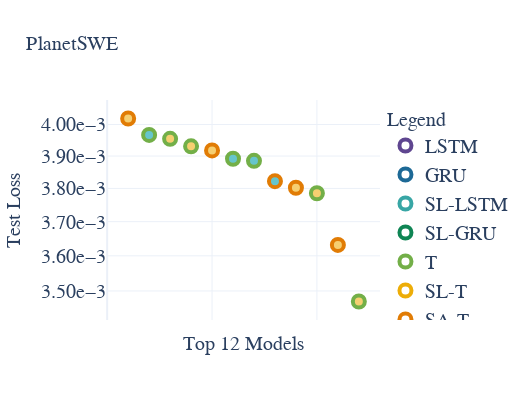
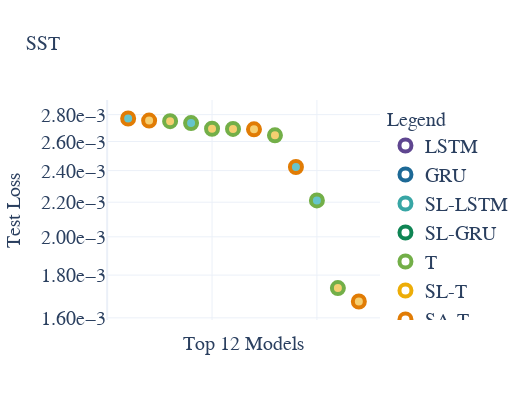
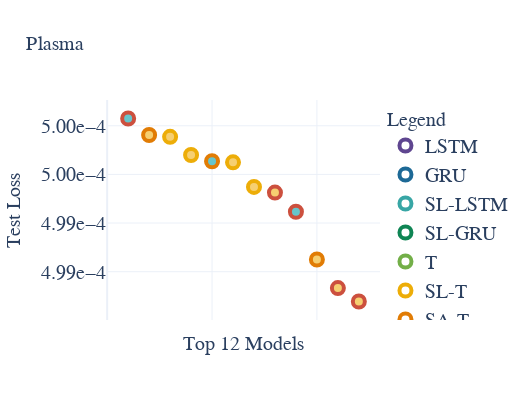

The notebook cell these images were saved under, in order:
### Code cell
f = Figlet(font='ogre')
for dataset in ['planetswe', 'sst', 'plasma']:
    best_result = helpers.get_top_N_models_by_loss(dataset, pickle_dir, N=1)
    print(best_result)
    plots.plot_model_results_scatter(results, dataset, 12, save=True, fname=f"{dataset}_scatter",
                                     title_fontsize=20, axes_fontsize=20, legend_fontsize=20)

### Figure 1 — Plotly figure (JSON) as saved in the notebook; plotly's stock layout.template omitted (floating-point values rounded to 4 significant figures)
{"data": [{"marker": {"color": "white", "line": {"color": "#5F4690", "width": 4}, "size": 12}, "mode": "markers", "name": "LSTM", "showlegend": true, "type": "scatter", "x": [null], "y": [null]}, {"marker": {"color": "white", "line": {"color": "#1D6996", "width": 4}, "size": 12}, "mode": "markers", "name": "GRU", "showlegend": true, "type": "scatter", "x": [null], "y": [null]}, {"marker": {"color": "white", "line": {"color": "#38A6A5", "width": 4}, "size": 12}, "mode": "markers", "name": "SL-LSTM", "showlegend": true, "type": "scatter", "x": [null], "y": [null]}, {"marker": {"color": "white", "line": {"color": "#0F8554", "width": 4}, "size": 12}, "mode": "markers", "name": "SL-GRU", "showlegend": true, "type": "scatter", "x": [null], "y": [null]}, {"marker": {"color": "white", "line": {"color": "#73AF48", "width": 4}, "size": 12}, "mode": "markers", "name": "T", "showlegend": true, "type": "scatter", "x": [null], "y": [null]}, {"marker": {"color": "white", "line": {"color": "#EDAD08", "width": 4}, "size": 12}, "mode": "markers", "name": "SL-T", "showlegend": true, "type": "scatter", "x": [null], "y": [null]}, {"marker": {"color": "white", "line": {"color": "#E17C05", "width": 4}, "size": 12}, "mode": "markers", "name": "SA-T", "showlegend": true, "type": "scatter", "x": [null], "y": [null]}, {"marker": {"color": "white", "line": {"color": "#CC503E", "width": 4}, "size": 12}, "mode": "markers", "name": "SASL-T", "showlegend": true, "type": "scatter", "x": [null], "y": [null]}, {"marker": {"color": "#66C5CC", "line": {"color": "white", "width": 4}, "size": 12}, "mode": "markers", "name": "MLP", "showlegend": true, "type": "scatter", "x": [null], "y": [null]}, {"marker": {"color": "#F6CF71", "line": {"color": "white", "width": 4}, "size": 12}, "mode": "markers", "name": "CNN", "showlegend": true, "type": "scatter", "x": [null], "y": [null]}, {"hovertemplate": "Encoder: sindy_attention_transformer (x4)<br>Decoder: unet (x1)<br>LR: 1.00e-03<br>Test Loss: 4.02e-03<br><extra></extra>", "marker": {"color": "#F6CF71", "line": {"color": "#E17C05", "width": 4}, "size": 12}, "mode": "markers", "name": "sindy_attention_transformer-unet", "showlegend": false, "type": "scatter", "x": [1], "y": [0.004019]}, {"hovertemplate": "Encoder: vanilla_transformer (x2)<br>Decoder: mlp (x1)<br>LR: 1.00e-03<br>Test Loss: 3.97e-03<br><extra></extra>", "marker": {"color": "#66C5CC", "line": {"color": "#73AF48", "width": 4}, "size": 12}, "mode": "markers", "name": "vanilla_transformer-mlp", "showlegend": false, "type": "scatter", "x": [2], "y": [0.003967]}, {"hovertemplate": "Encoder: vanilla_transformer (x3)<br>Decoder: unet (x1)<br>LR: 1.00e-03<br>Test Loss: 3.95e-03<br><extra></extra>", "marker": {"color": "#F6CF71", "line": {"color": "#73AF48", "width": 4}, "size": 12}, "mode": "markers", "name": "vanilla_transformer-unet", "showlegend": false, "type": "scatter", "x": [3], "y": [0.003954]}, {"hovertemplate": "Encoder: vanilla_transformer (x4)<br>Decoder: unet (x1)<br>LR: 1.00e-03<br>Test Loss: 3.93e-03<br><extra></extra>", "marker": {"color": "#F6CF71", "line": {"color": "#73AF48", "width": 4}, "size": 12}, "mode": "markers", "name": "vanilla_transformer-unet", "showlegend": false, "type": "scatter", "x": [4], "y": [0.00393]}, {"hovertemplate": "Encoder: sindy_attention_transformer (x3)<br>Decoder: unet (x1)<br>LR: 1.00e-03<br>Test Loss: 3.92e-03<br><extra></extra>", "marker": {"color": "#F6CF71", "line": {"color": "#E17C05", "width": 4}, "size": 12}, "mode": "markers", "name": "sindy_attention_transformer-unet", "showlegend": false, "type": "scatter", "x": [5], "y": [0.003917]}, {"hovertemplate": "Encoder: vanilla_transformer (x1)<br>Decoder: mlp (x1)<br>LR: 1.00e-03<br>Test Loss: 3.89e-03<br><extra></extra>", "marker": {"color": "#66C5CC", "line": {"color": "#73AF48", "width": 4}, "size": 12}, "mode": "markers", "name": "vanilla_transformer-mlp", "showlegend": false, "type": "scatter", "x": [6], "y": [0.003892]}, {"hovertemplate": "Encoder: vanilla_transformer (x1)<br>Decoder: mlp (x1)<br>LR: 1.00e-02<br>Test Loss: 3.89e-03<br><extra></extra>", "marker": {"color": "#66C5CC", "line": {"color": "#73AF48", "width": 4}, "size": 12}, "mode": "markers", "name": "vanilla_transformer-mlp", "showlegend": false, "type": "scatter", "x": [7], "y": [0.003885]}, {"hovertemplate": "Encoder: sindy_attention_transformer (x1)<br>Decoder: mlp (x1)<br>LR: 1.00e-03<br>Test Loss: 3.82e-03<br><extra></extra>", "marker": {"color": "#66C5CC", "line": {"color": "#E17C05", "width": 4}, "size": 12}, "mode": "markers", "name": "sindy_attention_transformer-mlp", "showlegend": false, "type": "scatter", "x": [8], "y": [0.003822]}, {"hovertemplate": "Encoder: sindy_attention_transformer (x2)<br>Decoder: unet (x1)<br>LR: 1.00e-03<br>Test Loss: 3.80e-03<br><extra></extra>", "marker": {"color": "#F6CF71", "line": {"color": "#E17C05", "width": 4}, "size": 12}, "mode": "markers", "name": "sindy_attention_transformer-unet", "showlegend": false, "type": "scatter", "x": [9], "y": [0.003802]}, {"hovertemplate": "Encoder: vanilla_transformer (x2)<br>Decoder: unet (x1)<br>LR: 1.00e-03<br>Test Loss: 3.79e-03<br><extra></extra>", "marker": {"color": "#F6CF71", "line": {"color": "#73AF48", "width": 4}, "size": 12}, "mode": "markers", "name": "vanilla_transformer-unet", "showlegend": false, "type": "scatter", "x": [10], "y": [0.003785]}, {"hovertemplate": "Encoder: sindy_attention_transformer (x1)<br>Decoder: unet (x1)<br>LR: 1.00e-03<br>Test Loss: 3.63e-03<br><extra></extra>", "marker": {"color": "#F6CF71", "line": {"color": "#E17C05", "width": 4}, "size": 12}, "mode": "markers", "name": "sindy_attention_transformer-unet", "showlegend": false, "type": "scatter", "x": [11], "y": [0.003632]}, {"hovertemplate": "Encoder: vanilla_transformer (x1)<br>Decoder: unet (x1)<br>LR: 1.00e-03<br>Test Loss: 3.47e-03<br><extra></extra>", "marker": {"color": "#F6CF71", "line": {"color": "#73AF48", "width": 4}, "size": 12}, "mode": "markers", "name": "vanilla_transformer-unet", "showlegend": false, "type": "scatter", "x": [12], "y": [0.003471]}], "layout": {"font": {"family": "Times New Roman"}, "height": 400, "hovermode": "closest", "legend": {"font": {"family": "Times New Roman", "size": 20}, "title": {"font": {"family": "Times New Roman", "size": 20}, "text": "Legend"}}, "showlegend": true, "title": {"font": {"family": "Times New Roman", "size": 20}, "text": "PlanetSWE"}, "width": 525, "xaxis": {"showticklabels": false, "tickfont": {"family": "Times New Roman", "size": 20}, "title": {"font": {"family": "Times New Roman", "size": 20}, "text": "Top 12 Models"}}, "yaxis": {"exponentformat": "E", "nticks": 5, "tickfont": {"family": "Times New Roman", "size": 20}, "tickformat": "1.2e", "title": {"font": {"family": "Times New Roman", "size": 20}, "text": "Test Loss"}, "type": "log"}}}

### Figure 2 — Plotly figure (JSON) as saved in the notebook; plotly's stock layout.template omitted (floating-point values rounded to 4 significant figures)
{"data": [{"marker": {"color": "white", "line": {"color": "#5F4690", "width": 4}, "size": 12}, "mode": "markers", "name": "LSTM", "showlegend": true, "type": "scatter", "x": [null], "y": [null]}, {"marker": {"color": "white", "line": {"color": "#1D6996", "width": 4}, "size": 12}, "mode": "markers", "name": "GRU", "showlegend": true, "type": "scatter", "x": [null], "y": [null]}, {"marker": {"color": "white", "line": {"color": "#38A6A5", "width": 4}, "size": 12}, "mode": "markers", "name": "SL-LSTM", "showlegend": true, "type": "scatter", "x": [null], "y": [null]}, {"marker": {"color": "white", "line": {"color": "#0F8554", "width": 4}, "size": 12}, "mode": "markers", "name": "SL-GRU", "showlegend": true, "type": "scatter", "x": [null], "y": [null]}, {"marker": {"color": "white", "line": {"color": "#73AF48", "width": 4}, "size": 12}, "mode": "markers", "name": "T", "showlegend": true, "type": "scatter", "x": [null], "y": [null]}, {"marker": {"color": "white", "line": {"color": "#EDAD08", "width": 4}, "size": 12}, "mode": "markers", "name": "SL-T", "showlegend": true, "type": "scatter", "x": [null], "y": [null]}, {"marker": {"color": "white", "line": {"color": "#E17C05", "width": 4}, "size": 12}, "mode": "markers", "name": "SA-T", "showlegend": true, "type": "scatter", "x": [null], "y": [null]}, {"marker": {"color": "white", "line": {"color": "#CC503E", "width": 4}, "size": 12}, "mode": "markers", "name": "SASL-T", "showlegend": true, "type": "scatter", "x": [null], "y": [null]}, {"marker": {"color": "#66C5CC", "line": {"color": "white", "width": 4}, "size": 12}, "mode": "markers", "name": "MLP", "showlegend": true, "type": "scatter", "x": [null], "y": [null]}, {"marker": {"color": "#F6CF71", "line": {"color": "white", "width": 4}, "size": 12}, "mode": "markers", "name": "CNN", "showlegend": true, "type": "scatter", "x": [null], "y": [null]}, {"hovertemplate": "Encoder: sindy_attention_transformer (x1)<br>Decoder: mlp (x1)<br>LR: 1.00e-03<br>Test Loss: 2.77e-03<br><extra></extra>", "marker": {"color": "#66C5CC", "line": {"color": "#E17C05", "width": 4}, "size": 12}, "mode": "markers", "name": "sindy_attention_transformer-mlp", "showlegend": false, "type": "scatter", "x": [1], "y": [0.00277]}, {"hovertemplate": "Encoder: sindy_attention_transformer (x2)<br>Decoder: unet (x1)<br>LR: 1.00e-03<br>Test Loss: 2.75e-03<br><extra></extra>", "marker": {"color": "#F6CF71", "line": {"color": "#E17C05", "width": 4}, "size": 12}, "mode": "markers", "name": "sindy_attention_transformer-unet", "showlegend": false, "type": "scatter", "x": [2], "y": [0.002754]}, {"hovertemplate": "Encoder: vanilla_transformer (x3)<br>Decoder: unet (x1)<br>LR: 1.00e-03<br>Test Loss: 2.75e-03<br><extra></extra>", "marker": {"color": "#F6CF71", "line": {"color": "#73AF48", "width": 4}, "size": 12}, "mode": "markers", "name": "vanilla_transformer-unet", "showlegend": false, "type": "scatter", "x": [3], "y": [0.00275]}, {"hovertemplate": "Encoder: vanilla_transformer (x1)<br>Decoder: mlp (x1)<br>LR: 1.00e-03<br>Test Loss: 2.74e-03<br><extra></extra>", "marker": {"color": "#66C5CC", "line": {"color": "#73AF48", "width": 4}, "size": 12}, "mode": "markers", "name": "vanilla_transformer-mlp", "showlegend": false, "type": "scatter", "x": [4], "y": [0.002735]}, {"hovertemplate": "Encoder: vanilla_transformer (x2)<br>Decoder: unet (x1)<br>LR: 1.00e-03<br>Test Loss: 2.69e-03<br><extra></extra>", "marker": {"color": "#F6CF71", "line": {"color": "#73AF48", "width": 4}, "size": 12}, "mode": "markers", "name": "vanilla_transformer-unet", "showlegend": false, "type": "scatter", "x": [5], "y": [0.002693]}, {"hovertemplate": "Encoder: vanilla_transformer (x4)<br>Decoder: unet (x1)<br>LR: 1.00e-03<br>Test Loss: 2.69e-03<br><extra></extra>", "marker": {"color": "#F6CF71", "line": {"color": "#73AF48", "width": 4}, "size": 12}, "mode": "markers", "name": "vanilla_transformer-unet", "showlegend": false, "type": "scatter", "x": [6], "y": [0.002692]}, {"hovertemplate": "Encoder: sindy_attention_transformer (x1)<br>Decoder: unet (x1)<br>LR: 1.00e-03<br>Test Loss: 2.69e-03<br><extra></extra>", "marker": {"color": "#F6CF71", "line": {"color": "#E17C05", "width": 4}, "size": 12}, "mode": "markers", "name": "sindy_attention_transformer-unet", "showlegend": false, "type": "scatter", "x": [7], "y": [0.002689]}, {"hovertemplate": "Encoder: vanilla_transformer (x1)<br>Decoder: unet (x1)<br>LR: 1.00e-03<br>Test Loss: 2.65e-03<br><extra></extra>", "marker": {"color": "#F6CF71", "line": {"color": "#73AF48", "width": 4}, "size": 12}, "mode": "markers", "name": "vanilla_transformer-unet", "showlegend": false, "type": "scatter", "x": [8], "y": [0.002645]}, {"hovertemplate": "Encoder: sindy_attention_transformer (x1)<br>Decoder: mlp (x1)<br>LR: 1.00e-02<br>Test Loss: 2.42e-03<br><extra></extra>", "marker": {"color": "#66C5CC", "line": {"color": "#E17C05", "width": 4}, "size": 12}, "mode": "markers", "name": "sindy_attention_transformer-mlp", "showlegend": false, "type": "scatter", "x": [9], "y": [0.002424]}, {"hovertemplate": "Encoder: vanilla_transformer (x1)<br>Decoder: mlp (x1)<br>LR: 1.00e-02<br>Test Loss: 2.21e-03<br><extra></extra>", "marker": {"color": "#66C5CC", "line": {"color": "#73AF48", "width": 4}, "size": 12}, "mode": "markers", "name": "vanilla_transformer-mlp", "showlegend": false, "type": "scatter", "x": [10], "y": [0.002211]}, {"hovertemplate": "Encoder: vanilla_transformer (x1)<br>Decoder: unet (x1)<br>LR: 1.00e-02<br>Test Loss: 1.74e-03<br><extra></extra>", "marker": {"color": "#F6CF71", "line": {"color": "#73AF48", "width": 4}, "size": 12}, "mode": "markers", "name": "vanilla_transformer-unet", "showlegend": false, "type": "scatter", "x": [11], "y": [0.001737]}, {"hovertemplate": "Encoder: sindy_attention_transformer (x1)<br>Decoder: unet (x1)<br>LR: 1.00e-02<br>Test Loss: 1.67e-03<br><extra></extra>", "marker": {"color": "#F6CF71", "line": {"color": "#E17C05", "width": 4}, "size": 12}, "mode": "markers", "name": "sindy_attention_transformer-unet", "showlegend": false, "type": "scatter", "x": [12], "y": [0.001674]}], "layout": {"font": {"family": "Times New Roman"}, "height": 400, "hovermode": "closest", "legend": {"font": {"family": "Times New Roman", "size": 20}, "title": {"font": {"family": "Times New Roman", "size": 20}, "text": "Legend"}}, "showlegend": true, "title": {"font": {"family": "Times New Roman", "size": 20}, "text": "SST"}, "width": 525, "xaxis": {"showticklabels": false, "tickfont": {"family": "Times New Roman", "size": 20}, "title": {"font": {"family": "Times New Roman", "size": 20}, "text": "Top 12 Models"}}, "yaxis": {"exponentformat": "E", "nticks": 5, "tickfont": {"family": "Times New Roman", "size": 20}, "tickformat": "1.2e", "title": {"font": {"family": "Times New Roman", "size": 20}, "text": "Test Loss"}, "type": "log"}}}

### Figure 3 — Plotly figure (JSON) as saved in the notebook; plotly's stock layout.template omitted (floating-point values rounded to 4 significant figures)
{"data": [{"marker": {"color": "white", "line": {"color": "#5F4690", "width": 4}, "size": 12}, "mode": "markers", "name": "LSTM", "showlegend": true, "type": "scatter", "x": [null], "y": [null]}, {"marker": {"color": "white", "line": {"color": "#1D6996", "width": 4}, "size": 12}, "mode": "markers", "name": "GRU", "showlegend": true, "type": "scatter", "x": [null], "y": [null]}, {"marker": {"color": "white", "line": {"color": "#38A6A5", "width": 4}, "size": 12}, "mode": "markers", "name": "SL-LSTM", "showlegend": true, "type": "scatter", "x": [null], "y": [null]}, {"marker": {"color": "white", "line": {"color": "#0F8554", "width": 4}, "size": 12}, "mode": "markers", "name": "SL-GRU", "showlegend": true, "type": "scatter", "x": [null], "y": [null]}, {"marker": {"color": "white", "line": {"color": "#73AF48", "width": 4}, "size": 12}, "mode": "markers", "name": "T", "showlegend": true, "type": "scatter", "x": [null], "y": [null]}, {"marker": {"color": "white", "line": {"color": "#EDAD08", "width": 4}, "size": 12}, "mode": "markers", "name": "SL-T", "showlegend": true, "type": "scatter", "x": [null], "y": [null]}, {"marker": {"color": "white", "line": {"color": "#E17C05", "width": 4}, "size": 12}, "mode": "markers", "name": "SA-T", "showlegend": true, "type": "scatter", "x": [null], "y": [null]}, {"marker": {"color": "white", "line": {"color": "#CC503E", "width": 4}, "size": 12}, "mode": "markers", "name": "SASL-T", "showlegend": true, "type": "scatter", "x": [null], "y": [null]}, {"marker": {"color": "#66C5CC", "line": {"color": "white", "width": 4}, "size": 12}, "mode": "markers", "name": "MLP", "showlegend": true, "type": "scatter", "x": [null], "y": [null]}, {"marker": {"color": "#F6CF71", "line": {"color": "white", "width": 4}, "size": 12}, "mode": "markers", "name": "CNN", "showlegend": true, "type": "scatter", "x": [null], "y": [null]}, {"hovertemplate": "Encoder: sindy_attention_sindy_loss_transformer (x3)<br>Decoder: mlp (x1)<br>LR: 1.00e-03<br>Test Loss: 5.00e-04<br><extra></extra>", "marker": {"color": "#66C5CC", "line": {"color": "#CC503E", "width": 4}, "size": 12}, "mode": "markers", "name": "sindy_attention_sindy_loss_transformer-mlp", "showlegend": false, "type": "scatter", "x": [1], "y": [0.0005001]}, {"hovertemplate": "Encoder: sindy_attention_transformer (x1)<br>Decoder: unet (x1)<br>LR: 1.00e-03<br>Test Loss: 5.00e-04<br><extra></extra>", "marker": {"color": "#F6CF71", "line": {"color": "#E17C05", "width": 4}, "size": 12}, "mode": "markers", "name": "sindy_attention_transformer-unet", "showlegend": false, "type": "scatter", "x": [2], "y": [0.0004999]}, {"hovertemplate": "Encoder: sindy_loss_transformer (x4)<br>Decoder: unet (x1)<br>LR: 1.00e-03<br>Test Loss: 5.00e-04<br><extra></extra>", "marker": {"color": "#F6CF71", "line": {"color": "#EDAD08", "width": 4}, "size": 12}, "mode": "markers", "name": "sindy_loss_transformer-unet", "showlegend": false, "type": "scatter", "x": [3], "y": [0.0004999]}, {"hovertemplate": "Encoder: sindy_loss_transformer (x2)<br>Decoder: unet (x1)<br>LR: 1.00e-03<br>Test Loss: 5.00e-04<br><extra></extra>", "marker": {"color": "#F6CF71", "line": {"color": "#EDAD08", "width": 4}, "size": 12}, "mode": "markers", "name": "sindy_loss_transformer-unet", "showlegend": false, "type": "scatter", "x": [4], "y": [0.0004997]}, {"hovertemplate": "Encoder: sindy_attention_transformer (x2)<br>Decoder: mlp (x1)<br>LR: 1.00e-03<br>Test Loss: 5.00e-04<br><extra></extra>", "marker": {"color": "#66C5CC", "line": {"color": "#E17C05", "width": 4}, "size": 12}, "mode": "markers", "name": "sindy_attention_transformer-mlp", "showlegend": false, "type": "scatter", "x": [5], "y": [0.0004996]}, {"hovertemplate": "Encoder: sindy_loss_transformer (x1)<br>Decoder: unet (x1)<br>LR: 1.00e-03<br>Test Loss: 5.00e-04<br><extra></extra>", "marker": {"color": "#F6CF71", "line": {"color": "#EDAD08", "width": 4}, "size": 12}, "mode": "markers", "name": "sindy_loss_transformer-unet", "showlegend": false, "type": "scatter", "x": [6], "y": [0.0004996]}, {"hovertemplate": "Encoder: sindy_loss_transformer (x3)<br>Decoder: unet (x1)<br>LR: 1.00e-03<br>Test Loss: 4.99e-04<br><extra></extra>", "marker": {"color": "#F6CF71", "line": {"color": "#EDAD08", "width": 4}, "size": 12}, "mode": "markers", "name": "sindy_loss_transformer-unet", "showlegend": false, "type": "scatter", "x": [7], "y": [0.0004994]}, {"hovertemplate": "Encoder: sindy_attention_sindy_loss_transformer (x1)<br>Decoder: unet (x1)<br>LR: 1.00e-03<br>Test Loss: 4.99e-04<br><extra></extra>", "marker": {"color": "#F6CF71", "line": {"color": "#CC503E", "width": 4}, "size": 12}, "mode": "markers", "name": "sindy_attention_sindy_loss_transformer-unet", "showlegend": false, "type": "scatter", "x": [8], "y": [0.0004993]}, {"hovertemplate": "Encoder: sindy_attention_sindy_loss_transformer (x1)<br>Decoder: mlp (x1)<br>LR: 1.00e-03<br>Test Loss: 4.99e-04<br><extra></extra>", "marker": {"color": "#66C5CC", "line": {"color": "#CC503E", "width": 4}, "size": 12}, "mode": "markers", "name": "sindy_attention_sindy_loss_transformer-mlp", "showlegend": false, "type": "scatter", "x": [9], "y": [0.0004991]}, {"hovertemplate": "Encoder: sindy_attention_transformer (x2)<br>Decoder: unet (x1)<br>LR: 1.00e-03<br>Test Loss: 4.99e-04<br><extra></extra>", "marker": {"color": "#F6CF71", "line": {"color": "#E17C05", "width": 4}, "size": 12}, "mode": "markers", "name": "sindy_attention_transformer-unet", "showlegend": false, "type": "scatter", "x": [10], "y": [0.0004986]}, {"hovertemplate": "Encoder: sindy_attention_sindy_loss_transformer (x3)<br>Decoder: unet (x1)<br>LR: 1.00e-03<br>Test Loss: 4.98e-04<br><extra></extra>", "marker": {"color": "#F6CF71", "line": {"color": "#CC503E", "width": 4}, "size": 12}, "mode": "markers", "name": "sindy_attention_sindy_loss_transformer-unet", "showlegend": false, "type": "scatter", "x": [11], "y": [0.0004983]}, {"hovertemplate": "Encoder: sindy_attention_sindy_loss_transformer (x2)<br>Decoder: unet (x1)<br>LR: 1.00e-03<br>Test Loss: 4.98e-04<br><extra></extra>", "marker": {"color": "#F6CF71", "line": {"color": "#CC503E", "width": 4}, "size": 12}, "mode": "markers", "name": "sindy_attention_sindy_loss_transformer-unet", "showlegend": false, "type": "scatter", "x": [12], "y": [0.0004982]}], "layout": {"font": {"family": "Times New Roman"}, "height": 400, "hovermode": "closest", "legend": {"font": {"family": "Times New Roman", "size": 20}, "title": {"font": {"family": "Times New Roman", "size": 20}, "text": "Legend"}}, "showlegend": true, "title": {"font": {"family": "Times New Roman", "size": 20}, "text": "Plasma"}, "width": 525, "xaxis": {"showticklabels": false, "tickfont": {"family": "Times New Roman", "size": 20}, "title": {"font": {"family": "Times New Roman", "size": 20}, "text": "Top 12 Models"}}, "yaxis": {"exponentformat": "E", "nticks": 5, "tickfont": {"family": "Times New Roman", "size": 20}, "tickformat": "1.2e", "title": {"font": {"family": "Times New Roman", "size": 20}, "text": "Test Loss"}, "type": "log"}}}
